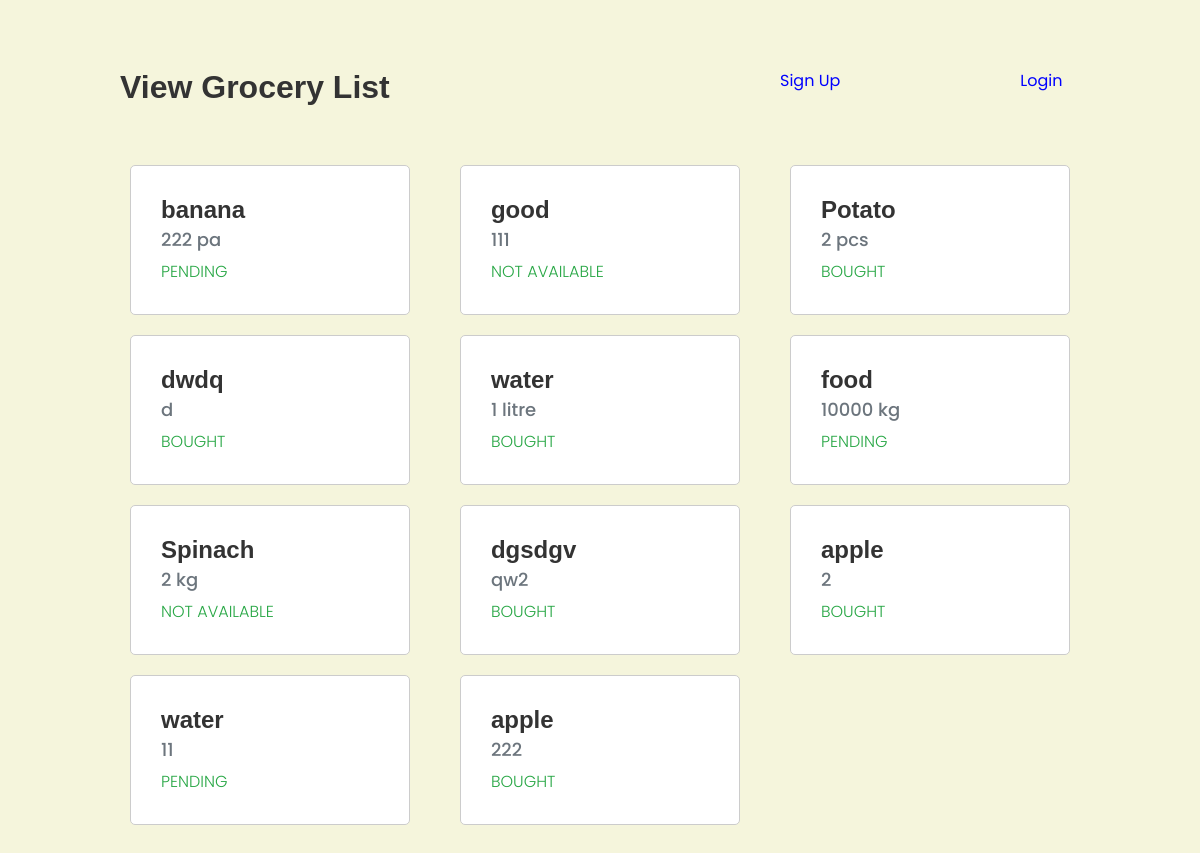
/home/, run on the app's committed database.
### grocery/models.py (models this page shows, shortened)
class addItem(models.Model):
    STATUS = (
        ('PENDING', 'PENDING'),
        ('BOUGHT', 'BOUGHT'),
        ('NOT AVAILABLE', 'NOT AVAILABLE')
    )
    user = models.ForeignKey(settings.AUTH_USER_MODEL, default='1',
                             on_delete=models.CASCADE)
    name = models.CharField(max_length=1000)
    quantity = models.CharField(max_length=1000)
    status = models.CharField(max_length=200, default='PENDING', choices=STATUS)
    date = models.DateField(auto_now=True, null=True)

### grocery/views.py (the view)
# urls.py: path('home/', views.home, name='home'),
def home(req):
    item = addItem.objects.all()
    return render(req, 'home.html', {'items': item})

### templates/home.html (shortened to what this page needs)
<html>
    <head>
        <link rel="stylesheet" href="https://maxcdn.bootstrapcdn.com/bootstrap/4.4.1/css/bootstrap.min.css">
        <link rel="stylesheet" href="css/home.css">
    </head>
    <body>
        <div class="container mt-5">
            <div class="row">
                <div class="col-lg-6">
                    <h1>View Grocery List</h1>
                </div>
                 <a href="{% url 'signup' %}" class="add">Sign Up</a>
                 <a href="{% url 'login' %}" class="login">Login</a>
            </div>
            <div class="row mt-4">
                {% for item in items%}
                <div class="col-lg-4">
                    <div class="card">
                        <div class="card-body">
                          <h5 class="card-title">{{item.name}}</h5>
                          <h6 class="card-subtitle mb-2 text-muted">{{item.quantity}}</h6>
                          <p class="text-success">{{item.status}}</p>
                        </div>
                      </div>
                </div>
                {% endfor %}
            </div>
        </div>
    </body>
</html>

### templates/css/home.css (style rules this page uses)
html, body, h1, h2, h3, h4, h5, p, ul, li, form, input, select { margin: 0; padding: 0; box-sizing: border-box; }
body { font-size: 16px; line-height: 1.6; }
h1 { font-family: 'Poppins', sans-serif; font-weight: 700; }
.container { max-width: 800px; margin: 0 auto; padding: 20px; }
h1 { font-size: 32px; margin-bottom: 20px; color: #333; }
a.add, a.login { text-decoration: none; font-size: 16px; color: blue; margin-left: 20px; }
.row.mt-4 { display: flex; flex-wrap: wrap; }
.col-lg-4 { flex: 0 0 calc(33.33% - 20px); margin: 10px; }
.card { border: 1px solid #ccc; border-radius: 5px; padding: 10px; }
.card-title { font-size: 24px; margin-bottom: 5px; color: #333; }
.card-subtitle { font-size: 18px; color: #666; margin-bottom: 10px; }
.text-success { color: green; }

### templates/home.html (style rules this page uses)
body { font-family: 'Poppins', sans-serif; font-weight: 300; background-color: beige; }
h1, h2, h3, h4, h5 { font-family: Arial, Helvetica, sans-serif; font-weight: 700; padding-bottom: 5px; text-align: left; }
.container { max-width: 1000px; margin: 0 auto; padding: 20px; }
h1 { font-size: 32px; margin-bottom: 20px; color: #333; }
a.add, a.login { text-decoration: none; font-size: 16px; color: blue; font-weight: 400; text-align: right; margin-left: 180px; }
.row.mt-4 { display: flex; flex-wrap: wrap; }
.col-lg-4 { flex: 0 0 calc(33.33% - 20px); margin: 10px; }
.card { border: 1px solid #ccc; border-radius: 5px; padding: 10px; }
.card-title { font-size: 24px; margin-bottom: 5px; color: #333; }
.card-subtitle { font-size: 18px; color: #666; margin-bottom: 10px; }
.text-success { color: green; }

### data on the page
addItem: name "banana", quantity "222 pa", status "PENDING"
addItem: name "good", quantity "111", status "NOT AVAILABLE"
addItem: name "Potato", quantity "2 pcs", status "BOUGHT"
addItem: name "dwdq", quantity "d", status "BOUGHT"
addItem: name "water", quantity "1 litre", status "BOUGHT"
addItem: name "food", quantity "10000 kg", status "PENDING"
addItem: name "Spinach", quantity "2 kg", status "NOT AVAILABLE"
addItem: name "dgsdgv", quantity "qw2", status "BOUGHT"
addItem: name "apple", quantity "2", status "BOUGHT"
addItem: name "water", quantity "11", status "PENDING"
addItem: name "apple", quantity "222", status "BOUGHT"
